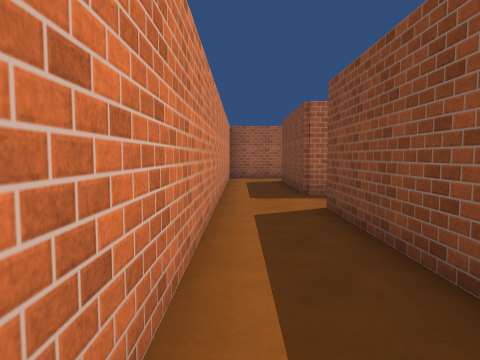
[1] (above)

22 first-person views from a walk through a Unity game level. The camera is 1.5 m above the floor, tilts 4° down and sees 70° across. The floor is counted in squares, 1.8 m on a side. Each view is taken from the middle of a square. On the plan, view 1 faces up. The plan holds only what a view shows up to about 12 squares ahead; the rest is blank. The place goes on beyond the plan. The player character is not drawn. Surface patterns are stand-ins for the level's own textures.

[2]
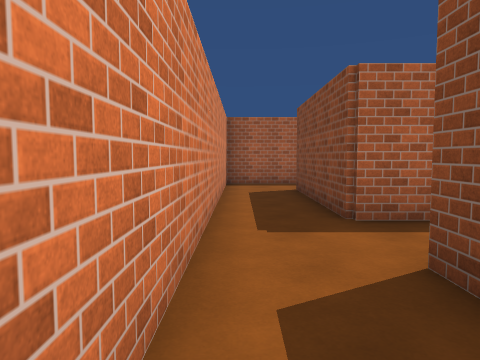

[3]
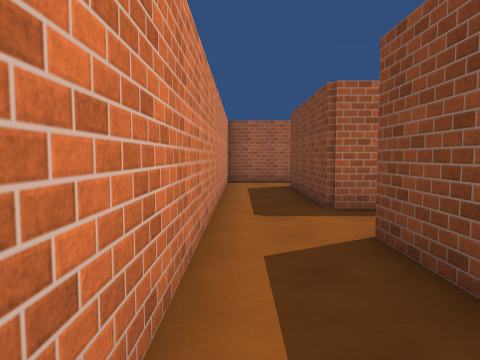

[4]
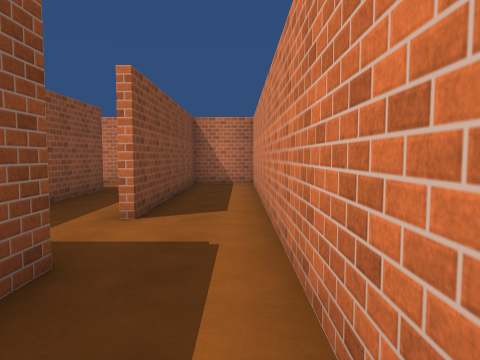

[5]
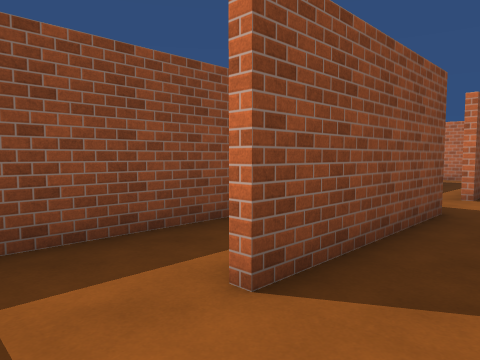

[6]
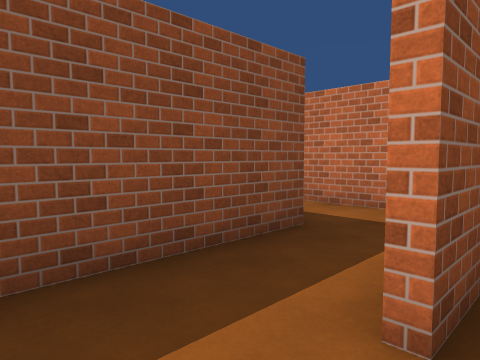

[7]
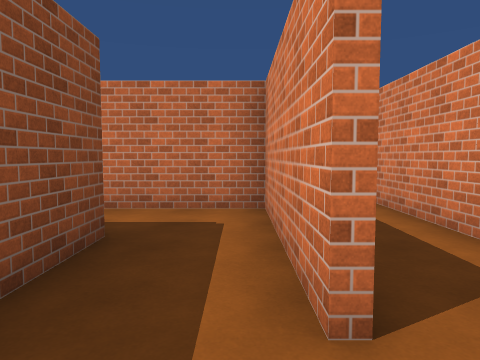

[8]
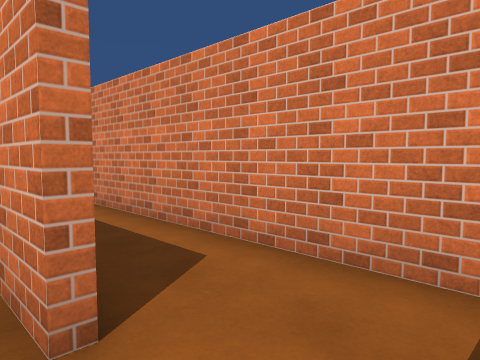

[9]
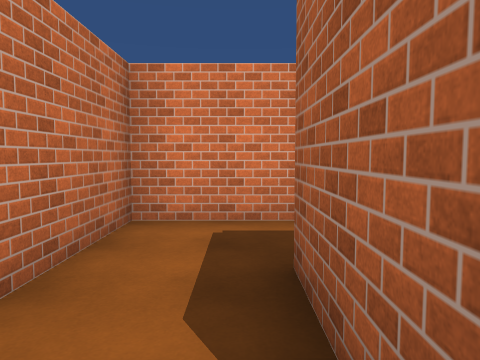

[10]
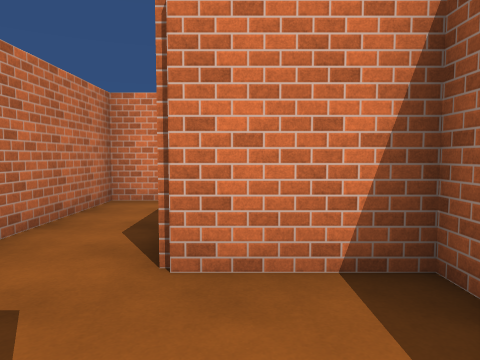

[11]
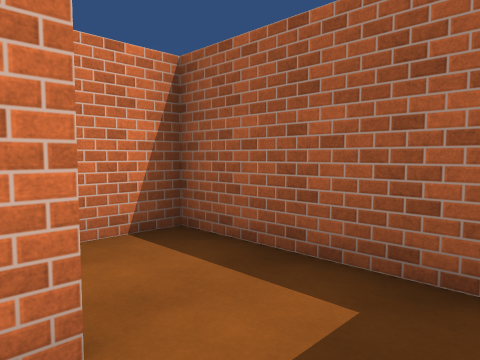

[12]
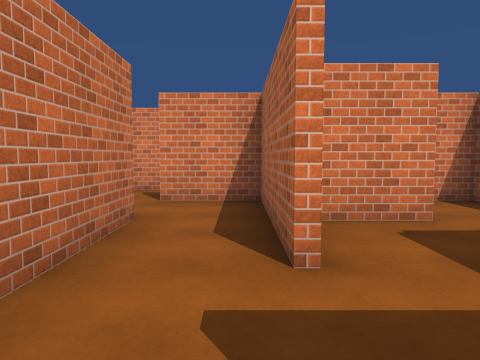

[13]
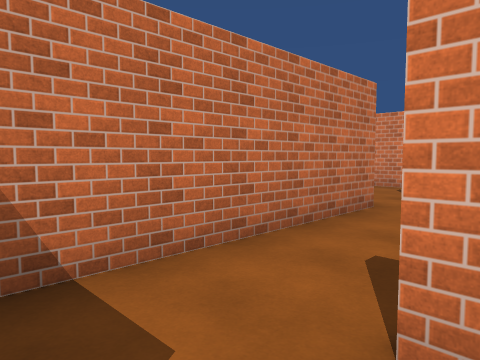

[14]
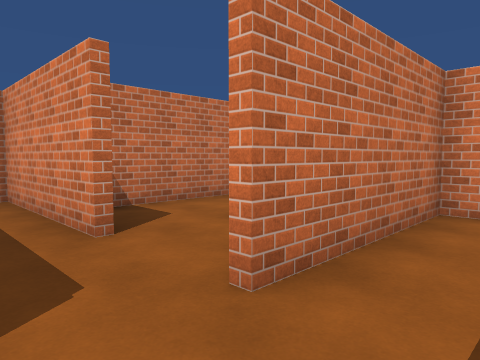

[15]
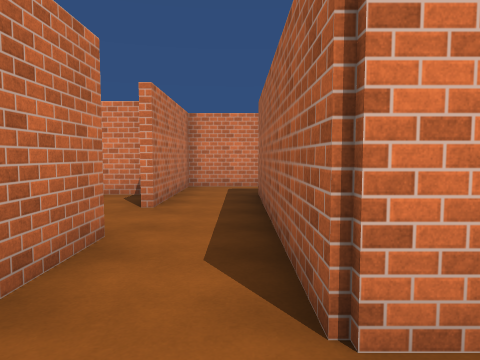

[16]
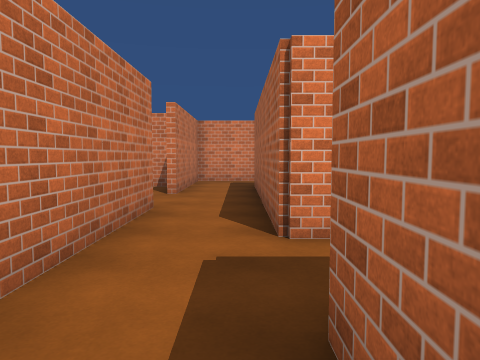

[17]
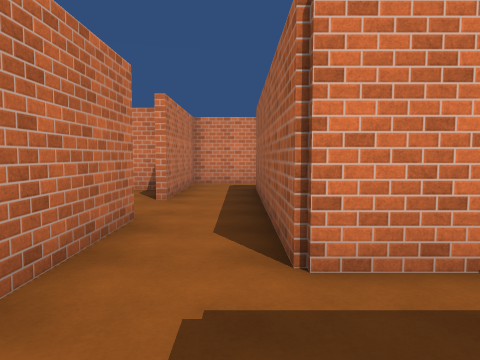

[18]
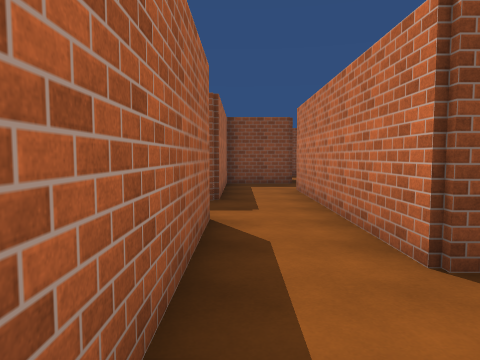

[19]
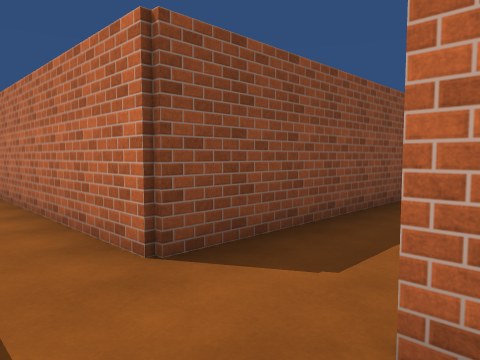

[20]
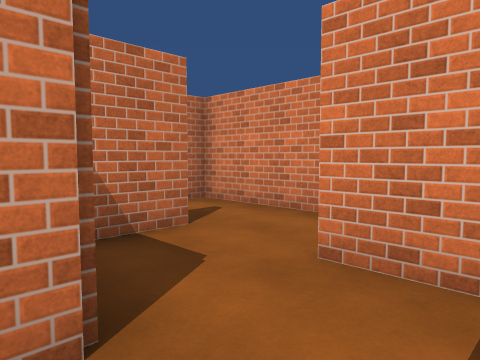

[21]
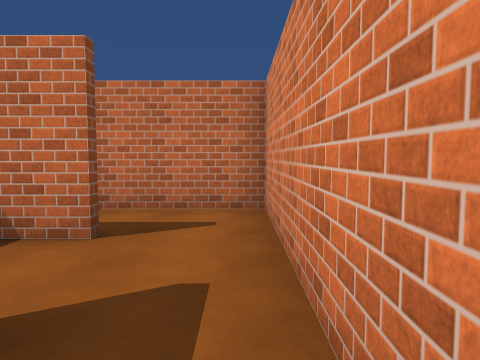

[22]
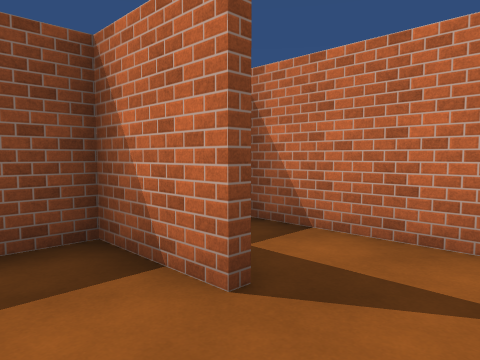

### Floor plan
Key: @ floor where view 1 was taken; # wall or solid block; . floor.
Columns run from 1 left of view 1 to 23 right of it. Each row starts with its distance up from view 1.
 14 #####
 13 #...#             #.
 12 #...#  #### #######.#####
 11 #.#.# ##..#.............#
 10 #.#.###...#####..######.
  9 #.#.....#...#...##
  8 #.#########.#...#
  7 #...#.#.......#.#
  6 #...#.#..######.#
  5 #.#.#...##    #.#
  4 #.#.#..##     ###
  3 #.#.#...#
  2 #.#.#####
  1 #.# ..
  0 #@# ..
 -1 ######

Positions as (right, up) in squares from view 1, and headings:
1: (0, 0), facing up
2: (0, 3), facing up
3: (0, 2), facing up
4: (0, 10), facing down
5: (0, 13), facing down-right
6: (1, 13), facing down-right
7: (2, 13), facing down
8: (2, 13), facing down-left
9: (6, 9), facing left
10: (8, 10), facing left
11: (9, 9), facing up-left
12: (12, 7), facing left
13: (13, 8), facing down-left
14: (15, 11), facing down-left
15: (19, 11), facing left
16: (21, 11), facing left
17: (20, 11), facing left
18: (13, 11), facing right
19: (13, 11), facing down-right
20: (8, 7), facing down-left
21: (4, 7), facing down
22: (4, 5), facing down-right
